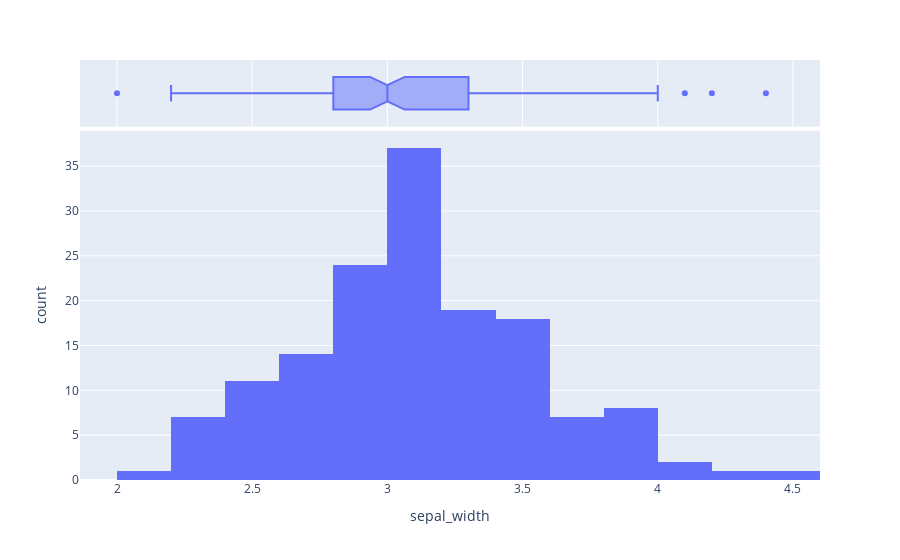

Here is the notebook cell this chart was saved with:
### Markdown cell above
## **Check Distribution - Sepal Width**

### Code cell
px.histogram(df,x='sepal_width',marginal='box')

### Figure 1 — Plotly figure (JSON) as saved in the notebook; plotly's stock layout.template omitted (floating-point values rounded to 4 significant figures; data arrays with more than 128 entries replaced by an {"elided": "..."} marker saying what was removed)
{"data": [{"alignmentgroup": "True", "bingroup": "x", "hovertemplate": "sepal_width=%{x}<br>count=%{y}<extra></extra>", "legendgroup": "", "marker": {"color": "#636efa", "pattern": {"shape": ""}}, "name": "", "offsetgroup": "", "orientation": "v", "showlegend": false, "type": "histogram", "x": {"elided": "150 float values"}, "xaxis": "x", "yaxis": "y"}, {"alignmentgroup": "True", "hovertemplate": "sepal_width=%{x}<extra></extra>", "legendgroup": "", "marker": {"color": "#636efa"}, "name": "", "notched": true, "offsetgroup": "", "showlegend": false, "type": "box", "x": {"elided": "150 float values"}, "xaxis": "x2", "yaxis": "y2"}], "layout": {"barmode": "relative", "legend": {"tracegroupgap": 0}, "margin": {"t": 60}, "xaxis": {"anchor": "y", "domain": [0, 1], "title": {"text": "sepal_width"}}, "xaxis2": {"anchor": "y2", "domain": [0, 1], "matches": "x", "showgrid": true, "showticklabels": false}, "yaxis": {"anchor": "x", "domain": [0, 0.8316], "title": {"text": "count"}}, "yaxis2": {"anchor": "x2", "domain": [0.8416, 1], "matches": "y2", "showgrid": false, "showline": false, "showticklabels": false, "ticks": ""}}}
